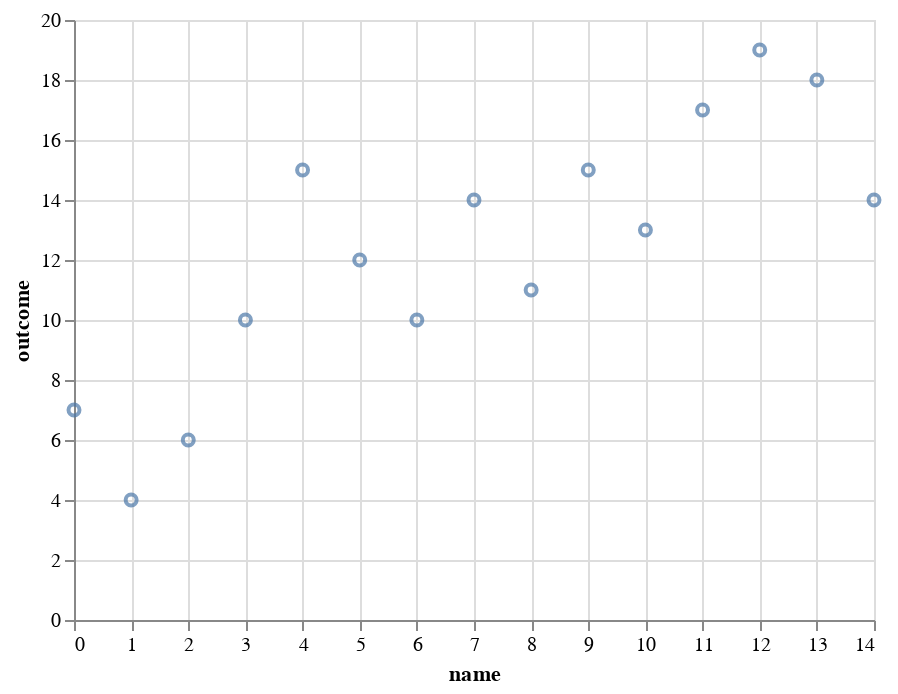

Here is the notebook cell this chart was saved with:
### Code cell
alt.Chart(head_counts).mark_point().encode(
    x = "name",
    y = 'outcome'
)

### Figure 1 — Vega-Lite specification as saved in the notebook (floating-point values rounded to 4 significant figures)
{"$schema": "https://vega.github.io/schema/vega-lite/v2.6.0.json", "config": {"view": {"height": 300, "width": 400}}, "data": {"name": "data-081b0389ba867b0c7576a7a1b07c31d7"}, "datasets": {"data-081b0389ba867b0c7576a7a1b07c31d7": [{"name": 0, "outcome": 7}, {"name": 1, "outcome": 4}, {"name": 2, "outcome": 6}, {"name": 3, "outcome": 10}, {"name": 4, "outcome": 15}, {"name": 5, "outcome": 12}, {"name": 6, "outcome": 10}, {"name": 7, "outcome": 14}, {"name": 8, "outcome": 11}, {"name": 9, "outcome": 15}, {"name": 10, "outcome": 13}, {"name": 11, "outcome": 17}, {"name": 12, "outcome": 19}, {"name": 13, "outcome": 18}, {"name": 14, "outcome": 14}]}, "encoding": {"x": {"field": "name", "type": "quantitative"}, "y": {"field": "outcome", "type": "quantitative"}}, "mark": "point"}
